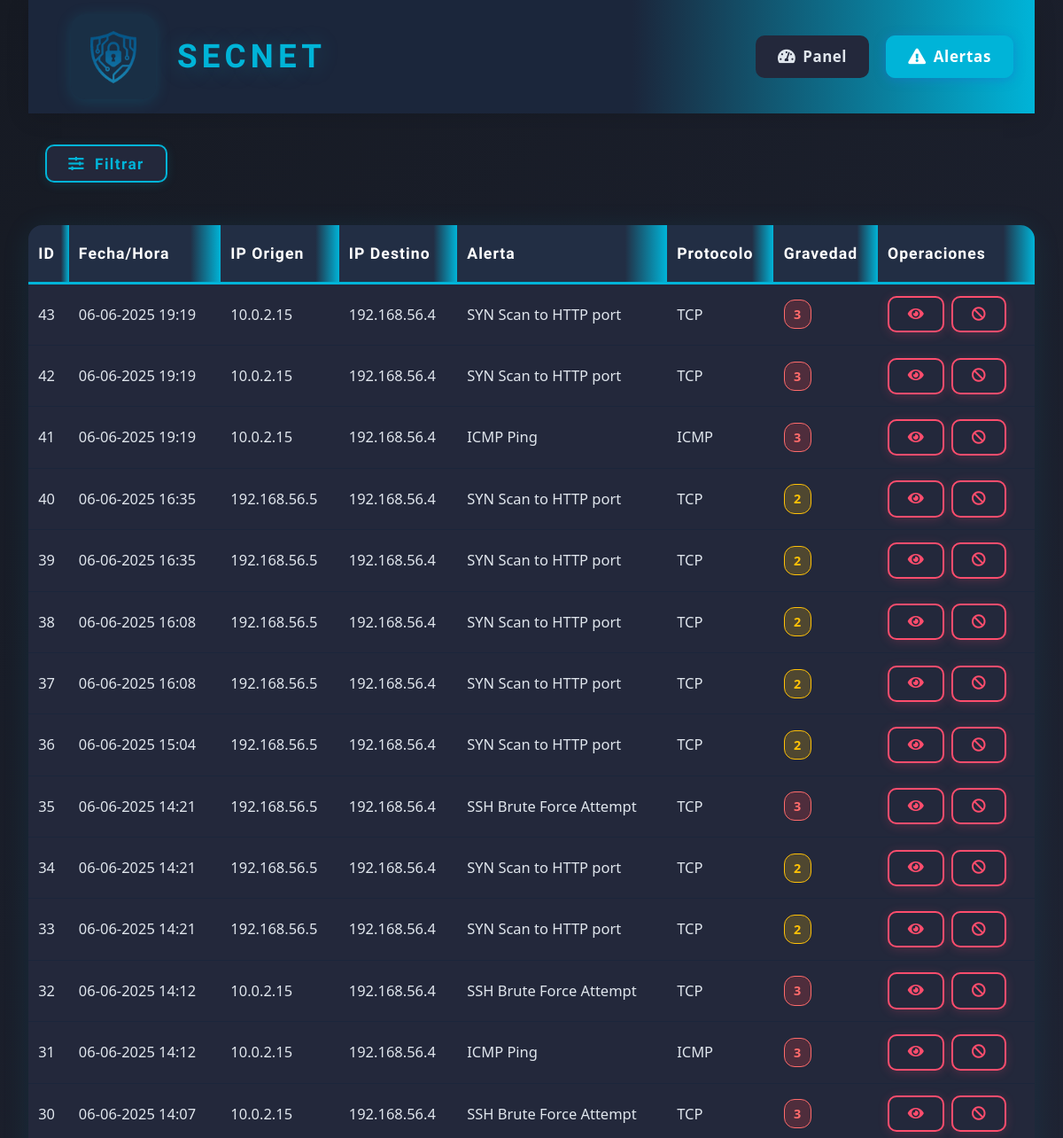
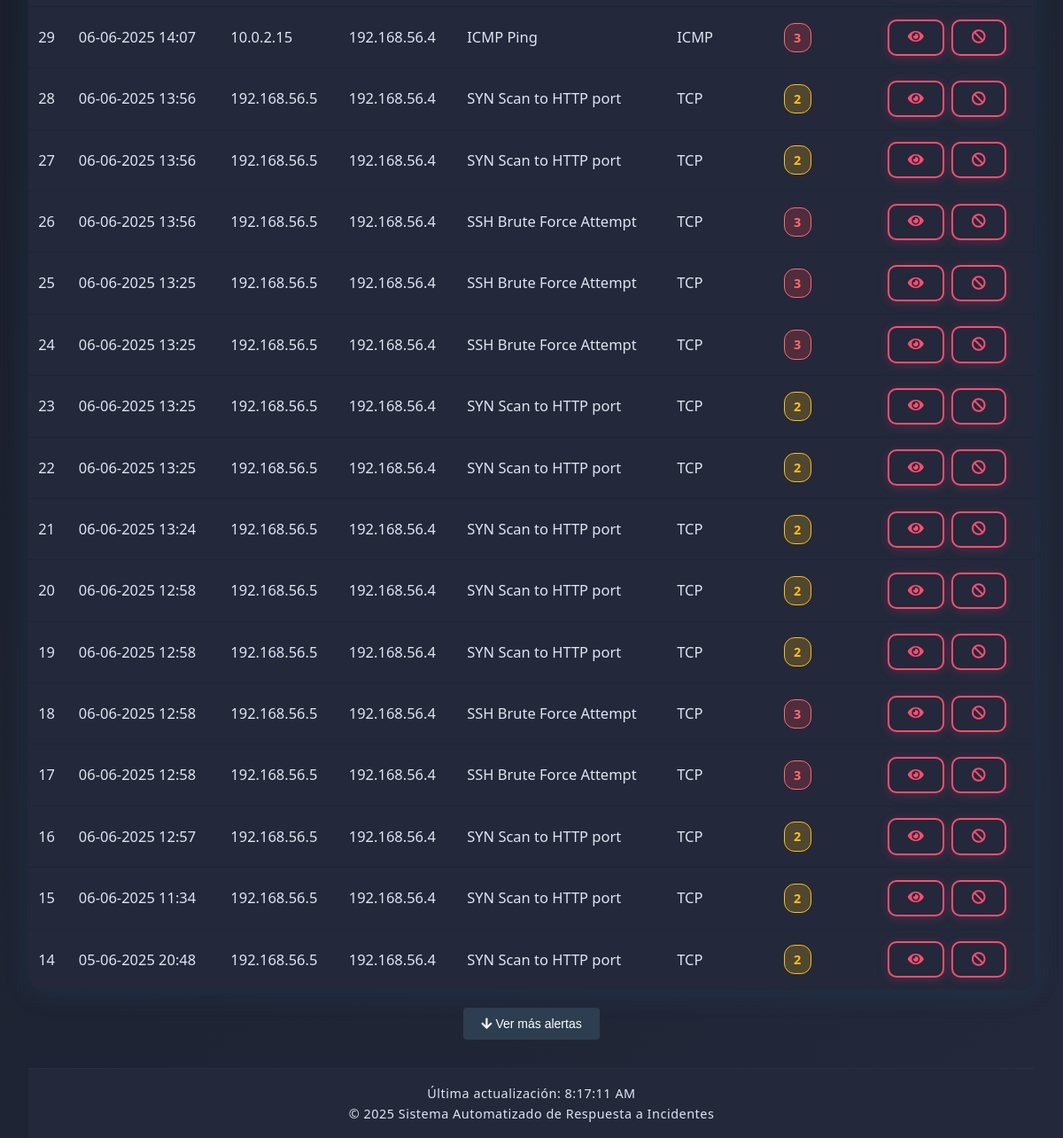
Screenshot of /web-interface/alerts.php with the database file from the repository (2 pictures, top to bottom).
### tables this page shows
CREATE TABLE alerts (
        id INTEGER PRIMARY KEY AUTOINCREMENT,
        timestamp TEXT,
        source_ip TEXT,
        source_port TEXT,
        destination_ip TEXT,
        dest_port TEXT,
        alert_message TEXT,
        severity INTEGER,
        protocol TEXT,
        action_taken TEXT,
        raw_data TEXT
    );

### web-interface/alerts.php (the view, shortened to what this page needs)
<!DOCTYPE html>
<html lang="es">
<head>
    <link rel="stylesheet" href="css/style.css">
    <link rel="stylesheet" href="https://cdnjs.cloudflare.com/ajax/libs/font-awesome/5.15.3/css/all.min.css">
</head>
<body>
    <div class="container">
        <header>
            <div class="logo-container">
                <a href="index.php" style="display:flex;align-items:center;text-decoration:none;">
                    <img src="assets/logo.png" alt="Logo">
                    <h1 style="font-family: 'Orbitron', sans-serif;">SecNet</h1>
                </a>
            </div>
            <nav>
                <ul>
                    <li><a href="index.php"><i class="fas fa-tachometer-alt"></i> Panel</a></li>
                    <li><a href="alerts.php" class="active"><i class="fas fa-exclamation-triangle"></i> Alertas</a></li>
                </ul>
            </nav>
        </header>
        <main>
            <section class="alerts-section">
                <button id="toggleFiltersBtn" class="filter-button" type="button" style="margin-bottom:1.2rem;"><i class="fas fa-sliders-h"></i> Filtrar</button>
                <div class="alerts-table">
                    <table class="tech-table">
                        <thead>
                            <tr>
                                <th>ID</th>
                                <th>Fecha/Hora</th>
                                <th>IP Origen</th>
                                <th>IP Destino</th>
                                <th>Alerta</th>
                                <th>Protocolo</th>
                                <th>Gravedad</th>
                                <th>Operaciones</th>
                            </tr>
                        </thead>
                        <tbody id="alertsTableBody">
                            <?php
                            $db = new SQLite3('/var/www/html/database/alerts.db');
                            $db->exec("PRAGMA timezone = 'Europe/Madris'");
                            $offset = isset($_GET['offset']) ? intval($_GET['offset']) : 0;
                            $limit = 30;
                            $query = "SELECT * FROM alerts WHERE 1=1";
                            $countQuery = "SELECT COUNT(*) as total FROM alerts WHERE 1=1";
                            $stmt = $db->prepare($countQuery);
                            $totalAlerts = $stmt->execute()->fetchArray(SQLITE3_ASSOC)['total'];
                            $query .= " ORDER BY timestamp DESC LIMIT $limit OFFSET $offset";
                            $stmt = $db->prepare($query);
                            $results = $stmt->execute();
                            $alertCount = 0;
                            while ($row = $results->fetchArray(SQLITE3_ASSOC)) {
                                $alertCount++;
                                echo '<tr>';
                                echo '<td>' . $row['id'] . '</td>';
                                $date = new DateTime($row['timestamp'], new DateTimeZone('UTC'));
                                $date->setTimezone(new DateTimeZone('Europe/Madrid'));
                                echo '<td data-timestamp="' . strtotime($row['timestamp']) . '">' . $date->format('d-m-Y H:i') . '</td>';
                                echo '<td>' . htmlspecialchars($row['source_ip']) . '</td>';
                                echo '<td>' . htmlspecialchars($row['destination_ip']) . '</td>';
                                echo '<td>' . htmlspecialchars($row['alert_message']) . '</td>';
                                echo '<td>' . htmlspecialchars($row['protocol']) . '</td>';
                                echo '<td><span class="gravedad-badge gravedad-' . (int)$row['severity'] . '">' . $row['severity'] . '</span></td>';
                                echo '<td>';
                                echo '<button class="action-btn alerta details-button" onclick="viewAlertDetails(' . $row['id'] . ')"><i class="fas fa-eye"></i></button> ';
                                echo '<button class="action-btn alerta block-button" onclick="blockIP(\'' . htmlspecialchars($row['source_ip']) . '\')"><i class="fas fa-ban"></i></button>';
                                echo '</td>';
                                echo '</tr>';
                            }
                            $hasMoreAlerts = ($offset + $alertCount) < $totalAlerts;
                            ?>
                        </tbody>
                    </table>
                    <?php if ($hasMoreAlerts): ?>
                    <div class="load-more-container">
                        <button id="loadMoreBtn" class="load-more-btn" data-offset="<?php echo $offset + $limit; ?>">
                            <i class="fas fa-arrow-down"></i> Ver más alertas
                        </button>
                    </div>
                    <?php endif; ?>
                </div>
            </section>
        </main>
        <footer class="footer-container">
            <p>&copy; <?php echo date('Y'); ?> Sistema Automatizado de Respuesta a Incidentes</p>
        </footer>
    </div>
</body>
</html>

### web-interface/alerts.php (style rules this page uses)
.load-more-container { text-align: center; margin: 20px 0; }
.load-more-btn { background-color: #2c3e50; color: white; border: none; padding: 10px 20px; border-radius: 4px; cursor: pointer; font-size: 14px; transition: background-color 0.3s; }

### rows the page displays
alerts: id "43", timestamp "06-06-2025 19:19", source_ip "10.0.2.15", destination_ip "192.168.56.4", alert_message "SYN Scan to HTTP port", protocol "TCP", severity "3"
alerts: id "42", timestamp "06-06-2025 19:19", source_ip "10.0.2.15", destination_ip "192.168.56.4", alert_message "SYN Scan to HTTP port", protocol "TCP", severity "3"
alerts: id "41", timestamp "06-06-2025 19:19", source_ip "10.0.2.15", destination_ip "192.168.56.4", alert_message "ICMP Ping", protocol "ICMP", severity "3"
alerts: id "40", timestamp "06-06-2025 16:35", source_ip "192.168.56.5", destination_ip "192.168.56.4", alert_message "SYN Scan to HTTP port", protocol "TCP", severity "2"
alerts: id "39", timestamp "06-06-2025 16:35", source_ip "192.168.56.5", destination_ip "192.168.56.4", alert_message "SYN Scan to HTTP port", protocol "TCP", severity "2"
alerts: id "38", timestamp "06-06-2025 16:08", source_ip "192.168.56.5", destination_ip "192.168.56.4", alert_message "SYN Scan to HTTP port", protocol "TCP", severity "2"
alerts: id "37", timestamp "06-06-2025 16:08", source_ip "192.168.56.5", destination_ip "192.168.56.4", alert_message "SYN Scan to HTTP port", protocol "TCP", severity "2"
alerts: id "36", timestamp "06-06-2025 15:04", source_ip "192.168.56.5", destination_ip "192.168.56.4", alert_message "SYN Scan to HTTP port", protocol "TCP", severity "2"
alerts: id "35", timestamp "06-06-2025 14:21", source_ip "192.168.56.5", destination_ip "192.168.56.4", alert_message "SSH Brute Force Attempt", protocol "TCP", severity "3"
alerts: id "34", timestamp "06-06-2025 14:21", source_ip "192.168.56.5", destination_ip "192.168.56.4", alert_message "SYN Scan to HTTP port", protocol "TCP", severity "2"
alerts: id "33", timestamp "06-06-2025 14:21", source_ip "192.168.56.5", destination_ip "192.168.56.4", alert_message "SYN Scan to HTTP port", protocol "TCP", severity "2"
alerts: id "32", timestamp "06-06-2025 14:12", source_ip "10.0.2.15", destination_ip "192.168.56.4", alert_message "SSH Brute Force Attempt", protocol "TCP", severity "3"
alerts: id "31", timestamp "06-06-2025 14:12", source_ip "10.0.2.15", destination_ip "192.168.56.4", alert_message "ICMP Ping", protocol "ICMP", severity "3"
alerts: id "30", timestamp "06-06-2025 14:07", source_ip "10.0.2.15", destination_ip "192.168.56.4", alert_message "SSH Brute Force Attempt", protocol "TCP", severity "3"
alerts: id "29", timestamp "06-06-2025 14:07", source_ip "10.0.2.15", destination_ip "192.168.56.4", alert_message "ICMP Ping", protocol "ICMP", severity "3"
alerts: id "28", timestamp "06-06-2025 13:56", source_ip "192.168.56.5", destination_ip "192.168.56.4", alert_message "SYN Scan to HTTP port", protocol "TCP", severity "2"
alerts: id "27", timestamp "06-06-2025 13:56", source_ip "192.168.56.5", destination_ip "192.168.56.4", alert_message "SYN Scan to HTTP port", protocol "TCP", severity "2"
alerts: id "26", timestamp "06-06-2025 13:56", source_ip "192.168.56.5", destination_ip "192.168.56.4", alert_message "SSH Brute Force Attempt", protocol "TCP", severity "3"
alerts: id "25", timestamp "06-06-2025 13:25", source_ip "192.168.56.5", destination_ip "192.168.56.4", alert_message "SSH Brute Force Attempt", protocol "TCP", severity "3"
alerts: id "24", timestamp "06-06-2025 13:25", source_ip "192.168.56.5", destination_ip "192.168.56.4", alert_message "SSH Brute Force Attempt", protocol "TCP", severity "3"
alerts: id "23", timestamp "06-06-2025 13:25", source_ip "192.168.56.5", destination_ip "192.168.56.4", alert_message "SYN Scan to HTTP port", protocol "TCP", severity "2"
alerts: id "22", timestamp "06-06-2025 13:25", source_ip "192.168.56.5", destination_ip "192.168.56.4", alert_message "SYN Scan to HTTP port", protocol "TCP", severity "2"
alerts: id "21", timestamp "06-06-2025 13:24", source_ip "192.168.56.5", destination_ip "192.168.56.4", alert_message "SYN Scan to HTTP port", protocol "TCP", severity "2"
alerts: id "20", timestamp "06-06-2025 12:58", source_ip "192.168.56.5", destination_ip "192.168.56.4", alert_message "SYN Scan to HTTP port", protocol "TCP", severity "2"
alerts: id "19", timestamp "06-06-2025 12:58", source_ip "192.168.56.5", destination_ip "192.168.56.4", alert_message "SYN Scan to HTTP port", protocol "TCP", severity "2"
alerts: id "18", timestamp "06-06-2025 12:58", source_ip "192.168.56.5", destination_ip "192.168.56.4", alert_message "SSH Brute Force Attempt", protocol "TCP", severity "3"
alerts: id "17", timestamp "06-06-2025 12:58", source_ip "192.168.56.5", destination_ip "192.168.56.4", alert_message "SSH Brute Force Attempt", protocol "TCP", severity "3"
alerts: id "16", timestamp "06-06-2025 12:57", source_ip "192.168.56.5", destination_ip "192.168.56.4", alert_message "SYN Scan to HTTP port", protocol "TCP", severity "2"
alerts: id "15", timestamp "06-06-2025 11:34", source_ip "192.168.56.5", destination_ip "192.168.56.4", alert_message "SYN Scan to HTTP port", protocol "TCP", severity "2"
alerts: id "14", timestamp "05-06-2025 20:48", source_ip "192.168.56.5", destination_ip "192.168.56.4", alert_message "SYN Scan to HTTP port", protocol "TCP", severity "2"
